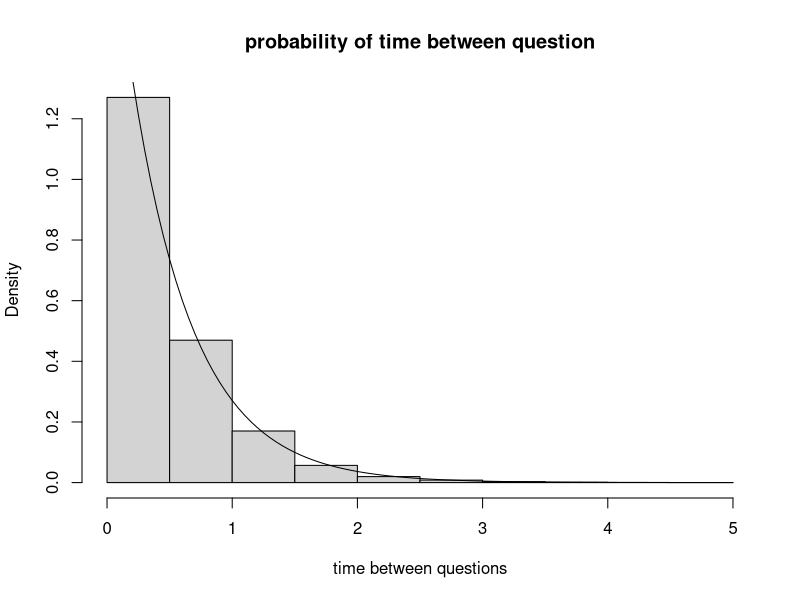

Generate this figure with R:
#question 1
pexp(1, 2)
pexp(2,2)-pexp(1,2)
1-pexp(2,2)

#question 2
qexp(0.25, 2)
qexp(0.5,2)
qexp(0.75,2)

x = rexp(n=10000, rate = 2)
hist(x, prob = T,xlab = "time between questions", main = "probability of time between question")
curve(dexp(x,rate= 2), add=T)



